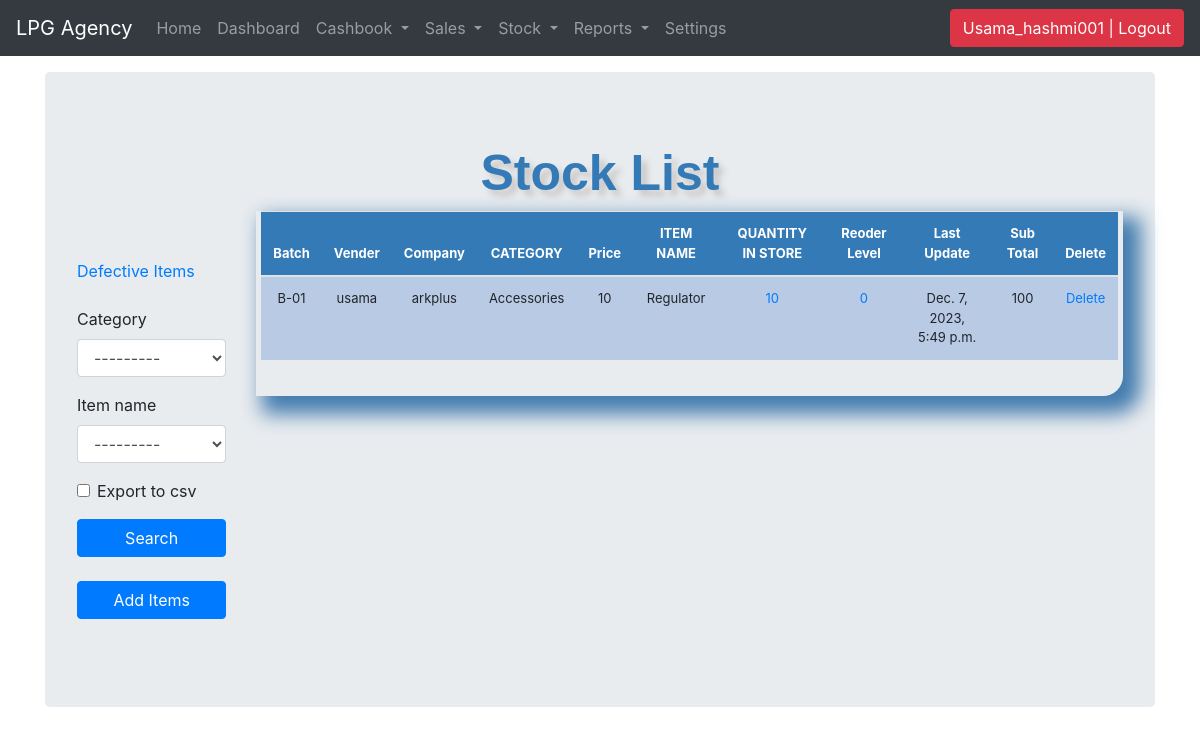
The page /list_item/ (signed in) on the database its author committed.
### stockmgmt/models.py (models this page shows, shortened)
class Stock(models.Model):
    category = models.ForeignKey(Category, on_delete=models.CASCADE, blank=True)
    item_name = models.ForeignKey(Itemsmodel, on_delete=models.CASCADE, blank=True)
    quantity = models.IntegerField(default='0', blank=True, null=True)
    rate = models.IntegerField(default='0', blank=True, null=True)
    account_payable = models.IntegerField(default='0', blank=True, null=True)
    company = models.ForeignKey(Company, on_delete=models.SET_NULL, null=True)
    vender = models.ForeignKey(Vender, on_delete=models.SET_NULL, null=True)
    receive_quantity = models.IntegerField(default='0', blank=True, null=True)
    receive_by = models.CharField(max_length=50, blank=True, null=True)
    addcash = models.IntegerField(default='0', blank=True, null=True)
    issue_quantity = models.IntegerField(default='0', blank=True, null=True)
    issue_by = models.CharField(max_length=50, blank=True, null=True)
    issue_to = models.CharField(max_length=50, blank=True, null=True)
    phone_number = models.CharField(max_length=50, blank=True, null=True)
    created_by = models.CharField(max_length=50, blank=True, null=True)
    reorder_level = models.IntegerField(default='0', blank=True, null=True)
    lastupdate = models.DateTimeField(auto_now_add=False, auto_now=True)
    timestamp = models.DateTimeField(auto_now_add=True, auto_now=False)
    Expense_category = models.ForeignKey(Expense, on_delete=models.CASCADE,null=True, blank=True)
    batch_number = models.CharField(max_length=10, blank=True, null=True)

class Vender(models.Model):
    name = models.CharField(max_length=50, unique=True)
    def __str__(self):
        return self.name

class Company(models.Model):
    name = models.CharField(max_length=50, unique=True)
    def __str__(self):
        return self.name

class Category(models.Model):
    name = models.CharField(max_length=50, blank=True, null=True)
    def __str__(self):
        return self.name

class Itemsmodel(models.Model):
    category = models.ForeignKey(Category, on_delete=models.CASCADE, related_name='items')
    name = models.CharField(max_length=50, unique=True)
    def __str__(self):
        return self.name

### stockmgmt/views.py (the view, shortened to what this page needs)
# urls.py: path('list_item/', views.list_item, name="list_item"),
def list_item(request):
    if request.user.is_authenticated == True:
        categories = Category.objects.all()
        items = Itemsmodel.objects.all()
        title = 'Stock List'
        form = StockSearchForm(request.POST or None)
        queryset = Stock.objects.all()
        context = {
            "title": title,
            "queryset": queryset,
            "form": form,
            "categories": categories,
            "items": items,
            'category_name': None,
            'item_name': None,
        }
        context["queryset"] = queryset
        return render(request, "list_item.html", context)
    else:
        return redirect('user_login')

### stockmgmt/forms.py
class StockSearchForm(forms.ModelForm):
    export_to_CSV = forms.BooleanField(required=False)
    class Meta:
        model = Stock
        fields = ['category', 'item_name']

### stockmgmt/models.py (called while the page is built)
    @property
    def subtotal(self):
        return self.quantity * self.rate

### stockmgmt/templates/list_item.html (shortened to what this page needs)
{% load static %}
{% include 'navbar.html'%}
{% load crispy_forms_tags %}
<!doctype html>
<html lang="en">
  <head>
<link href="{% static 'css/stylesheet.css' %}" rel="stylesheet">
<link href="{% static 'css/bootstrap.min.css' %}" rel="stylesheet">
    <link href="{% static 'css/navbar-top-fixed.css' %}" rel="stylesheet">
  </head>
  <body>
<main role="main" class="container">
  <div class="jumbotron">
    <div class = 'header'>{{title}}</div>
      <div class='row'>
        <div class='col-sm-2'>
          <br> <br>
          <a href="{% url 'defective-items' %}" style="padding-right: 10px;">Defective Items</a>
          <br> <br>
            <form method='POST' action=''>{% csrf_token %}
                {{form|crispy}}
                    <input class="btn btn-primary mybutton" type="submit" value='Search'/>
            </form>
            <br>
            <a href="/purchase_items"><div class="btn btn-primary mybutton">Add Items</div></a><br><br>
          </div>
            <br>
        <div class='col-sm-10'>
            <div class="display_table">
            <table class='table'>
                <thead>
                  <tr>
                    <th> Batch</th>
                    <th> Vender</th>
                    <th>Company</th>
                    <th>CATEGORY</th>
                    <th>Price</th>
                    <th>ITEM NAME</th>
                    <th>QUANTITY IN STORE</th>
                    <th>Reoder Level</th>
                    <th>Last Update</th>
                    <th>Sub Total</th>
                    <th>Delete</th>
                  </tr>
                </thead>
              {% for instance in queryset %}
                  <tr>
                    <td>{{ instance.batch_number }}</td>
                    <td>{{instance.vender}}</td>
                    <td>{{instance.company}}</td>
                    <td>{{instance.category}}</td>
                    <td>{{instance.rate}}</a>
                    <td>{{instance.item_name}}</a> </td>
                    <td>
                      {% if instance.quantity <= instance.reorder_level %}
                      <div style="background-color: red;">
                      <a href="{% url 'update_items' instance.id %}">{{instance.quantity}}</a></div>
                      {% else %}
                      <a href="{% url 'update_items' instance.id %}">{{instance.quantity}}</a>
                      {% endif %}
                    </td>
                    <td><a href="{% url 'reorder_level' instance.id %}">{{instance.reorder_level}}</a></td>
                    <td>{{instance.lastupdate}}</td>
                    <td>{{ instance.subtotal }}</td>
                    <td><a href="{% url 'delete_items' instance.id %}"> Delete </a></td>
                  </tr>
              {% endfor %}
            </table>
            </div>
          </div>
      </div>
  </div>
</main>
</body>
      </body>
</html>

### stockmgmt/templates/navbar.html (shortened to what this page needs)
<!DOCTYPE html>
<html lang="en">
<head>
    <link rel="stylesheet" href="https://stackpath.bootstrapcdn.com/bootstrap/4.3.1/css/bootstrap.min.css">
</head>
<body>
<nav class="navbar navbar-expand-md navbar-dark fixed-top bg-dark">
    <a class="navbar-brand" href="/home">LPG Agency</a>
    <div class="collapse navbar-collapse" id="navbarCollapse">
        <ul class="navbar-nav mr-auto">
            <li class="nav-item">
                <a class="nav-link" href="/home" >Home</a>
            </li>
            <li class="nav-item">
                <a class="nav-link" href="">Dashboard </a>
            </li>
            <li class="nav-item dropdown">
                <a class="nav-link dropdown-toggle" href="#" id="submenuCashbook" role="button" data-toggle="dropdown"
                aria-haspopup="true" aria-expanded="false">
                    Cashbook
                </a>
            </li>
            <li class="nav-item dropdown">
                <a class="nav-link dropdown-toggle" href="#" id="submenuSales" role="button" data-toggle="dropdown"
                   aria-haspopup="true" aria-expanded="false">
                    Sales
                </a>
            </li>
            <li class="nav-item dropdown">
                <a class="nav-link dropdown-toggle" href="#" id="submenuStock" role="button" data-toggle="dropdown"
                aria-haspopup="true" aria-expanded="false">
                    Stock
                </a>
            </li>
            <li class="nav-item dropdown">
                <a class="nav-link dropdown-toggle" href="#" id="submenuReports" role="button" data-toggle="dropdown"
                aria-haspopup="true" aria-expanded="false">
                    Reports
                </a>
            </li>
            <li class="nav-item">
                <a class="nav-link" href="/setting_app">Settings</a>
            </li>
        </ul>
        <ul class="navbar-nav">
            {% if request.user.is_authenticated %}
                <li><a href="/logout/"><button class="btn btn-danger">{{ user }} | Logout</button></a></li>
            {% else %}
                <li><a href="/login/">Login</a></li>
            {% endif %}
        </ul>
    </div>
</nav>
</body>
</html>

### stockmgmt/static/css/stylesheet.css (style rules this page uses)
body { background-color: #119739; }
.table { font-size: 13px; text-align: center; width: 95%; margin: auto; }
.mybutton { width: 100%; }
.table tr:nth-child(odd) { background: #B8CAE4 }
th { background-color: #337ab7; color: white; }
.display_table { border-bottom-right-radius: 20px; padding-left: 5px; padding-right: 5px; padding-bottom: 20px; box-shadow: 12px 12px 20px 6px #437cae; }
.header { font-family: helvetica; color: #337ab7; font-size: 50px; text-align: center; width: 100%; text-shadow: 6px 6px 6px #c9c6c6; display: block; font-weight: bolder; }

### stockmgmt/static/css/navbar-top-fixed.css (style rules this page uses)
body { min-height: 75rem; padding-top: 4.5rem; }

### stockmgmt/templates/navbar.html (style rules this page uses)
.navbar-dark.bg-dark { background-color: #80602; }

### rows shown on the page
Stock: batch_number "B-01", vender "usama", company "arkplus", category "Accessories", rate "10", item_name "Regulator", quantity "10", reorder_level "0", lastupdate "Dec. 7, 2023, 5:49 p.m.", subtotal "100"

### other values the page prints
{{ user }} "Usama_hashmi001"
{{ title }} "Stock List"
